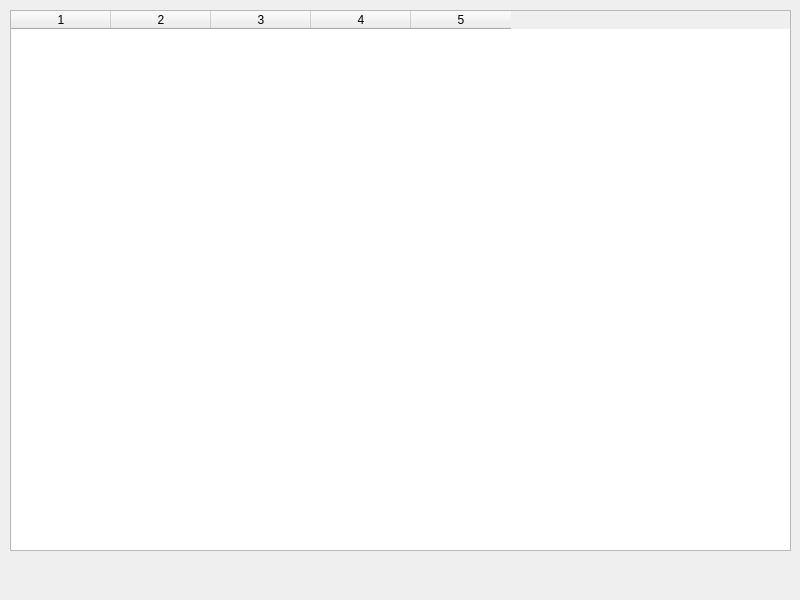
<?xml version="1.0" encoding="UTF-8"?>
<ui version="4.0">
 <class>MainWindow</class>
 <widget class="QMainWindow" name="MainWindow">
  <property name="geometry">
   <rect>
    <x>0</x>
    <y>0</y>
    <width>800</width>
    <height>600</height>
   </rect>
  </property>
  <property name="windowTitle">
   <string>MainWindow</string>
  </property>
  <widget class="QWidget" name="centralwidget">
   <widget class="QTableWidget" name="table_widget">
    <property name="geometry">
     <rect>
      <x>10</x>
      <y>10</y>
      <width>781</width>
      <height>541</height>
     </rect>
    </property>
    <property name="columnCount">
     <number>5</number>
    </property>
    <column/>
    <column/>
    <column/>
    <column/>
    <column/>
   </widget>
  </widget>
 </widget>
 <resources/>
 <connections/>
</ui>
